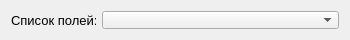
<?xml version="1.0" encoding="UTF-8"?>
<ui version="4.0">
 <class>MainWindow</class>
 <widget class="QMainWindow" name="MainWindow">
  <property name="geometry">
   <rect>
    <x>0</x>
    <y>0</y>
    <width>350</width>
    <height>40</height>
   </rect>
  </property>
  <property name="minimumSize">
   <size>
    <width>350</width>
    <height>40</height>
   </size>
  </property>
  <property name="maximumSize">
   <size>
    <width>350</width>
    <height>40</height>
   </size>
  </property>
  <property name="windowTitle">
   <string>Чекбоксы в комбобоксе</string>
  </property>
  <widget class="QWidget" name="centralWidget">
   <layout class="QHBoxLayout" name="horizontalLayout">
    <item>
     <widget class="QLabel" name="label">
      <property name="maximumSize">
       <size>
        <width>85</width>
        <height>16777215</height>
       </size>
      </property>
      <property name="font">
       <font>
        <pointsize>10</pointsize>
       </font>
      </property>
      <property name="text">
       <string>Список полей:</string>
      </property>
     </widget>
    </item>
    <item>
     <widget class="QComboBox" name="comboBox">
      <property name="font">
       <font>
        <pointsize>10</pointsize>
       </font>
      </property>
      <property name="maxVisibleItems">
       <number>15</number>
      </property>
      <property name="sizeAdjustPolicy">
       <enum>QComboBox::AdjustToContentsOnFirstShow</enum>
      </property>
      <property name="frame">
       <bool>true</bool>
      </property>
     </widget>
    </item>
   </layout>
  </widget>
 </widget>
 <layoutdefault spacing="6" margin="11"/>
 <resources/>
 <connections/>
</ui>
